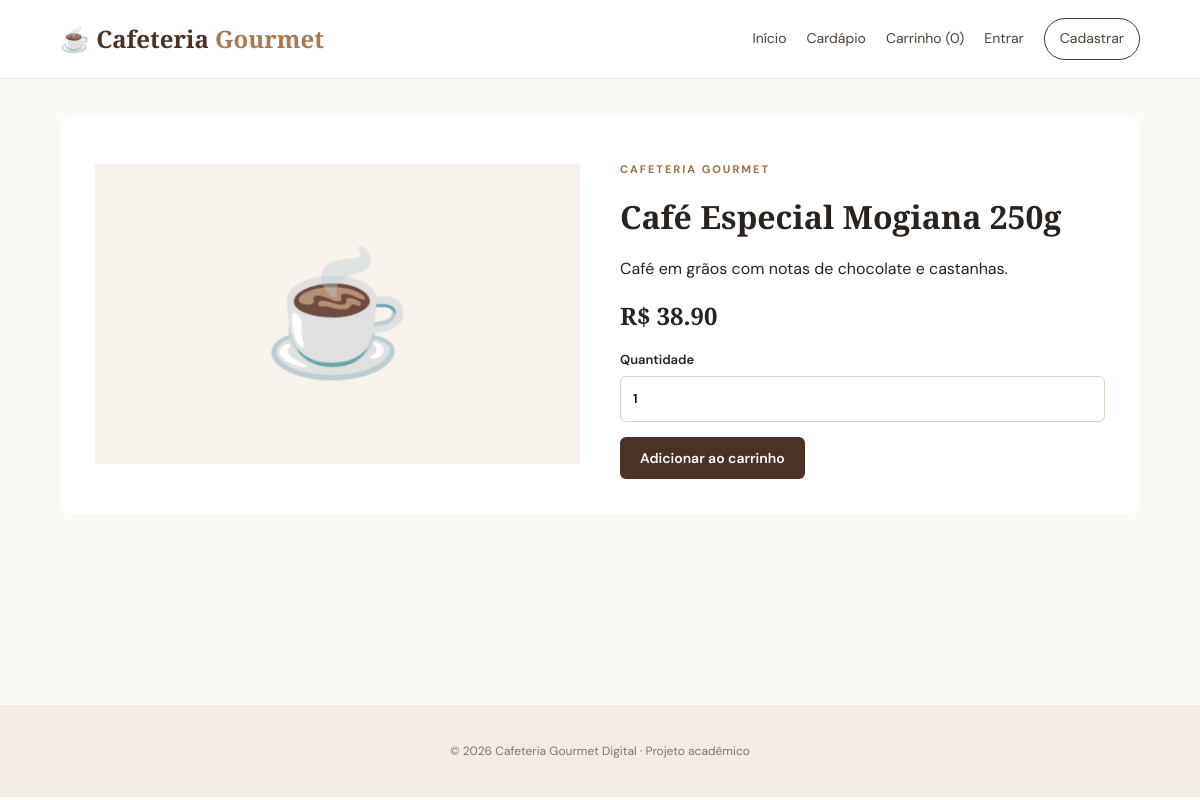
Screenshot of /produto/1 with the database file from the repository.
### tables this page shows
CREATE TABLE products (
            id INTEGER PRIMARY KEY AUTOINCREMENT,
            name TEXT NOT NULL,
            description TEXT NOT NULL DEFAULT '',
            price_cents INTEGER NOT NULL CHECK(price_cents >= 0),
            image_url TEXT NOT NULL DEFAULT '',
            active INTEGER NOT NULL DEFAULT 1
        );

### controllers/shop_controller.py (the view)
@shop_bp.route("/produto/<int:product_id>")
def product_detail(product_id):
    product = get_db().execute("SELECT * FROM products WHERE id=? AND active=1", (product_id,)).fetchone()
    if not product:
        return render_template("404.html"), 404
    return render_template("product.html", product=product)

### app.py (called while the page is built)
@app.context_processor
def inject_cart_count():
    cart = session.get("cart", {})
    return {"cart_count": sum(int(q) for q in cart.values())}

### models/database.py (called while the page is built)
def get_db():
    if "db" not in g:
        db_path = current_app.config["DATABASE"]
        os.makedirs(os.path.dirname(db_path), exist_ok=True)
        g.db = sqlite3.connect(db_path)
        g.db.row_factory = sqlite3.Row
        g.db.execute("PRAGMA foreign_keys = ON")
    return g.db

### templates/product.html
{% extends "base.html" %}{% block title %}{{ product.name }} · Cafeteria Gourmet{% endblock %}
{% block content %}<div class="detail-card"><div class="detail-art">☕</div><div><p class="eyebrow">CAFETERIA GOURMET</p><h1>{{ product.name }}</h1><p>{{ product.description }}</p><h2>R$ {{ "%.2f"|format(product.price_cents/100) }}</h2>
<form method="post" action="{{ url_for('shop.add_to_cart', product_id=product.id) }}"><label>Quantidade <input type="number" name="quantity" min="1" max="99" value="1"></label><button class="button">Adicionar ao carrinho</button></form></div></div>{% endblock %}

### static/css/style.css (style rules this page uses)
:root { --coffee:#493326;--coffee2:#76543e;--cream:#f7f2eb;--sand:#e8d9c8;--ink:#29231f;--muted:#766e67;--white:#fff }
* { box-sizing:border-box }
body { margin:0;background:#fcfaf7;color:var(--ink);font-family:'DM Sans',sans-serif;line-height:1.55 }
.hero h1,h1,h2 { font-family:'Playfair Display',serif;line-height:1.15 }
.eyebrow { font-size:11px;letter-spacing:2px;font-weight:700;color:#9a704d }
.button { display:inline-block;border:0;border-radius:6px;background:var(--coffee);color:white;padding:12px 20px;font:600 14px 'DM Sans';cursor:pointer }
.form-card label,.detail-card label { display:block;margin:15px 0;font-size:13px;font-weight:600 }
.form-card input,.detail-card input,.inline-form input { display:block;width:100%;padding:12px;border:1px solid #ddd0c3;border-radius:6px;margin-top:6px;font:inherit }
.detail-card { display:grid;grid-template-columns:1fr 1fr;gap:40px;align-items:center;background:white;padding:35px;border-radius:12px }
.detail-art { background:var(--cream);min-height:300px;display:grid;place-items:center;font-size:120px }

### rows the page displays
products: name "Café Especial Mogiana 250g", description "Café em grãos com notas de chocolate e castanhas.", product.price_cents/100 "38.90"

### other values shown
{{ cart_count }} "0"
